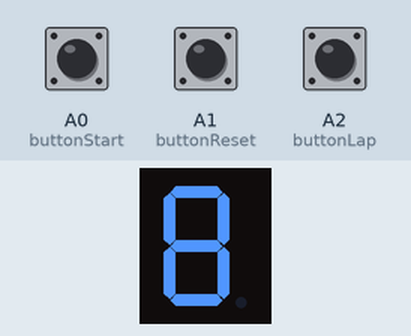
Recording of a sketch running on a simulated Arduino Uno, built with avr-gcc and run on an emulated ATmega328P. Parts: 1-digit seven-segment display. Wiring (inferred from the names in the program): 1-digit 7-segment display, segments lit when LOW: segments pin 5, pin 2, pin 6, pin 7, pin 3, pin 8, pin 4. Inputs (shaded band) come from the test bench; at power-on: A0 (buttonStart) HIGH, A1 (buttonReset) HIGH, A2 (buttonLap) HIGH. The segment pins are drawn as the display they are named for.

Above: at 1.2 s.
1.3 s: A0 (buttonStart) pulled LOW for 0.15 s
At 1.6 s:
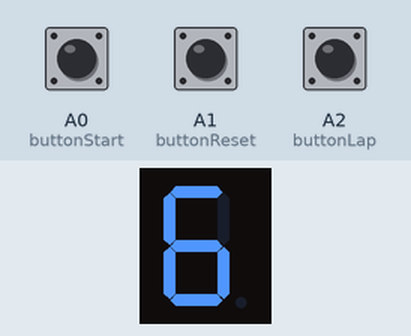
4.3 s: A1 (buttonReset) pulled LOW for 0.15 s
5.9 s: A1 (buttonReset) pulled LOW for 1 s
At 6.3 s:
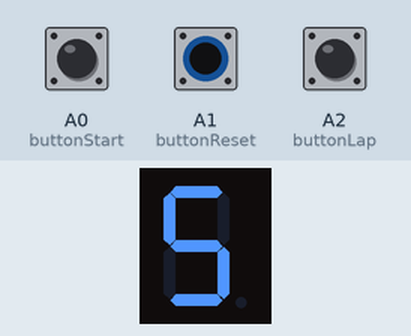
9.0 s: A0 (buttonStart) pulled LOW for 1 s
Timing chart, 0 to 12.0 s (numbered marks = the images above; inputs shaded):
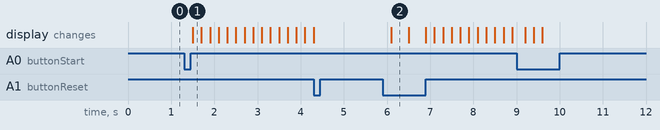

Measured:
- after the input at 1.3 s, the display: changes after 0.20 s (image 1)
- after the input at 5.9 s, the display: changes after 0.20 s (image 2)
- what the display in image 2 shows lasts 0.4 s, from 6.1 s to 6.5 s

The sketch:

tema5.ino
```cpp
#include <Arduino.h>

// Define pin numbers for the 7-segment display
int displayPins[] = {1, 2, 3, 4, 5, 6, 7, 8, 9, 10, 11, 12};

// Define pin numbers for the buttons
int buttonStart = A0;
int buttonReset = A1;
int buttonLap = A2;

// Variables to track stopwatch state
unsigned long startTime;
unsigned long elapsedTime;
bool isRunning = false;
bool isPaused = false;
bool inResetMode = false;

// Variables for lap functionality
unsigned long lapTimes[4];
int currentLapIndex = 0;

void setup() {
  // Initialize 7-segment display pins as outputs
  for (int i = 0; i < 8; i++) {
    pinMode(displayPins[i], OUTPUT);
  }

  // Initialize button pins as inputs with pull-up resistors
  pinMode(buttonStart, INPUT_PULLUP);
  pinMode(buttonReset, INPUT_PULLUP);
  pinMode(buttonLap, INPUT_PULLUP);

  // Initialize serial communication (for debugging)
  Serial.begin(9600);

  // Initialize lap times to 0
  for (int i = 0; i < 4; i++) {
    lapTimes[i] = 0;
  }

  // Display initial value on the 7-segment display
  displayTime(0);
}

void loop() {
  // Read button states
  bool startState = digitalRead(buttonStart);
  bool resetState = digitalRead(buttonReset);
  bool lapState = digitalRead(buttonLap);

  // Handle Start/Pause button
  if (startState == LOW) {
    if (!isRunning && !inResetMode) {
      // Start the stopwatch
      startTime = millis() - elapsedTime;
      isRunning = true;
    } else if (isRunning && !inResetMode) {
      // Pause the stopwatch
      isRunning = false;
      elapsedTime = millis() - startTime;
    }
    delay(200); // Debounce delay
  }

  // Handle Lap button
  if (lapState == LOW && isRunning && !isPaused && !inResetMode) {
    // Save lap time
    lapTimes[currentLapIndex] = elapsedTime;
    currentLapIndex = (currentLapIndex + 1) % 4;
    delay(200); // Debounce delay
  }

  // Handle Reset button
  if (resetState == LOW) {
    if (!isRunning && !inResetMode) {
      // Reset the stopwatch and laps if not in running or reset mode
      elapsedTime = 0;
      currentLapIndex = 0;
      displayTime(elapsedTime);
    } else if (isRunning && !inResetMode) {
      // Enter reset mode
      inResetMode = true;
      delay(200); // Debounce delay
    } else if (isRunning && inResetMode) {
      // Exit reset mode if in running and reset mode
      inResetMode = false;
      delay(200); // Debounce delay
    }
  }

  // Update the display
  if (isRunning && !isPaused && !inResetMode) {
    elapsedTime = millis() - startTime;
    displayTime(elapsedTime);
  } else if (!isRunning && !isPaused && inResetMode) {
    // Display reset value during reset mode
    displayTime(0);
  } else if (!isRunning && !isPaused && !inResetMode) {
    // Display lap time during lap viewing mode
    displayTime(lapTimes[currentLapIndex]);
  }
}

// Function to display time on the 4-digit 7-segment display
void displayTime(unsigned long time) {
  // Convert time to tenths of a second
  int tenths = (time / 100) % 10;
  int seconds = (time / 1000) % 60;
  int minutes = (time / 60000) % 60;
  int hours = (time / 3600000) % 24;

  // Display on the 7-segment display (assuming common cathode)
  // Code to display on 4-digit 7-segment display goes here...

  // Example: Display tenths on the rightmost digit
  digitalWrite(displayPins[0], (tenths & 0b0001));
  digitalWrite(displayPins[1], (tenths & 0b0010) >> 1);
  digitalWrite(displayPins[2], (tenths & 0b0100) >> 2);
  digitalWrite(displayPins[3], (tenths & 0b1000) >> 3);

  // Update other digits accordingly (minutes, seconds, etc.)
}
```
